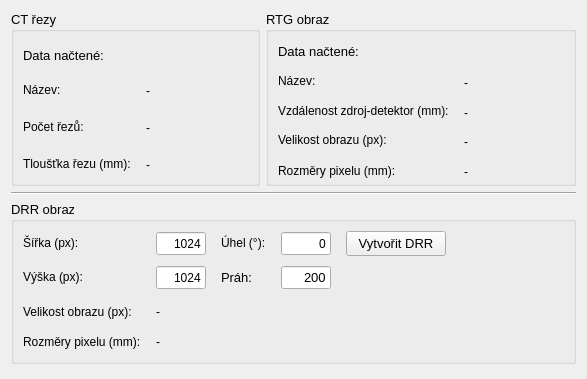
<?xml version="1.0" encoding="UTF-8"?>
<ui version="4.0">
 <class>win_drr_gen</class>
 <widget class="QWidget" name="win_drr_gen">
  <property name="geometry">
   <rect>
    <x>0</x>
    <y>0</y>
    <width>587</width>
    <height>379</height>
   </rect>
  </property>
  <property name="windowTitle">
   <string>Vytvořit DRR obraz</string>
  </property>
  <property name="layoutDirection">
   <enum>Qt::LeftToRight</enum>
  </property>
  <layout class="QGridLayout" name="gridLayout_5">
   <item row="1" column="0" colspan="2">
    <widget class="Line" name="line">
     <property name="orientation">
      <enum>Qt::Horizontal</enum>
     </property>
    </widget>
   </item>
   <item row="0" column="0">
    <widget class="QGroupBox" name="gbo_ct_info">
     <property name="maximumSize">
      <size>
       <width>16777215</width>
       <height>175</height>
      </size>
     </property>
     <property name="font">
      <font>
       <pointsize>10</pointsize>
      </font>
     </property>
     <property name="title">
      <string>CT řezy</string>
     </property>
     <property name="alignment">
      <set>Qt::AlignLeading|Qt::AlignLeft|Qt::AlignTop</set>
     </property>
     <property name="flat">
      <bool>false</bool>
     </property>
     <property name="checkable">
      <bool>false</bool>
     </property>
     <layout class="QGridLayout" name="gridLayout_2">
      <property name="sizeConstraint">
       <enum>QLayout::SetDefaultConstraint</enum>
      </property>
      <property name="bottomMargin">
       <number>0</number>
      </property>
      <property name="horizontalSpacing">
       <number>15</number>
      </property>
      <property name="verticalSpacing">
       <number>10</number>
      </property>
      <item row="5" column="0">
       <widget class="QLabel" name="lab_slice_thickness">
        <property name="minimumSize">
         <size>
          <width>0</width>
          <height>20</height>
         </size>
        </property>
        <property name="maximumSize">
         <size>
          <width>16777215</width>
          <height>20</height>
         </size>
        </property>
        <property name="font">
         <font>
          <pointsize>9</pointsize>
         </font>
        </property>
        <property name="text">
         <string>Tloušťka řezu (mm):</string>
        </property>
       </widget>
      </item>
      <item row="3" column="0">
       <widget class="QLabel" name="lab_slice_count">
        <property name="minimumSize">
         <size>
          <width>0</width>
          <height>20</height>
         </size>
        </property>
        <property name="maximumSize">
         <size>
          <width>16777215</width>
          <height>20</height>
         </size>
        </property>
        <property name="font">
         <font>
          <pointsize>9</pointsize>
         </font>
        </property>
        <property name="text">
         <string>Počet řezů:</string>
        </property>
       </widget>
      </item>
      <item row="2" column="0">
       <widget class="QLabel" name="lab_ct_name">
        <property name="minimumSize">
         <size>
          <width>0</width>
          <height>20</height>
         </size>
        </property>
        <property name="maximumSize">
         <size>
          <width>16777215</width>
          <height>20</height>
         </size>
        </property>
        <property name="font">
         <font>
          <pointsize>9</pointsize>
         </font>
        </property>
        <property name="text">
         <string>Název:</string>
        </property>
       </widget>
      </item>
      <item row="0" column="0">
       <widget class="QLabel" name="lab_ct_loaded">
        <property name="minimumSize">
         <size>
          <width>0</width>
          <height>20</height>
         </size>
        </property>
        <property name="maximumSize">
         <size>
          <width>16777215</width>
          <height>20</height>
         </size>
        </property>
        <property name="font">
         <font>
          <pointsize>10</pointsize>
         </font>
        </property>
        <property name="text">
         <string>Data načtené:</string>
        </property>
       </widget>
      </item>
      <item row="2" column="1" colspan="2">
       <widget class="QLabel" name="labm_ct_name">
        <property name="minimumSize">
         <size>
          <width>100</width>
          <height>23</height>
         </size>
        </property>
        <property name="maximumSize">
         <size>
          <width>16777215</width>
          <height>23</height>
         </size>
        </property>
        <property name="font">
         <font>
          <pointsize>9</pointsize>
         </font>
        </property>
        <property name="text">
         <string>-</string>
        </property>
       </widget>
      </item>
      <item row="3" column="1" colspan="2">
       <widget class="QLabel" name="labm_slice_count">
        <property name="minimumSize">
         <size>
          <width>100</width>
          <height>23</height>
         </size>
        </property>
        <property name="maximumSize">
         <size>
          <width>16777215</width>
          <height>23</height>
         </size>
        </property>
        <property name="font">
         <font>
          <pointsize>9</pointsize>
         </font>
        </property>
        <property name="text">
         <string>-</string>
        </property>
       </widget>
      </item>
      <item row="5" column="1" colspan="2">
       <widget class="QLabel" name="labm_slice_thickness">
        <property name="minimumSize">
         <size>
          <width>100</width>
          <height>23</height>
         </size>
        </property>
        <property name="maximumSize">
         <size>
          <width>16777215</width>
          <height>23</height>
         </size>
        </property>
        <property name="font">
         <font>
          <pointsize>9</pointsize>
         </font>
        </property>
        <property name="text">
         <string>-</string>
        </property>
       </widget>
      </item>
      <item row="0" column="2">
       <spacer name="horizontalSpacer">
        <property name="orientation">
         <enum>Qt::Horizontal</enum>
        </property>
        <property name="sizeHint" stdset="0">
         <size>
          <width>40</width>
          <height>20</height>
         </size>
        </property>
       </spacer>
      </item>
      <item row="0" column="1">
       <widget class="QLabel" name="labm_ct_loaded">
        <property name="minimumSize">
         <size>
          <width>20</width>
          <height>20</height>
         </size>
        </property>
        <property name="maximumSize">
         <size>
          <width>20</width>
          <height>20</height>
         </size>
        </property>
        <property name="text">
         <string/>
        </property>
        <property name="scaledContents">
         <bool>true</bool>
        </property>
        <property name="alignment">
         <set>Qt::AlignCenter</set>
        </property>
       </widget>
      </item>
     </layout>
    </widget>
   </item>
   <item row="2" column="0" colspan="2">
    <widget class="QGroupBox" name="gbo_drr_info">
     <property name="maximumSize">
      <size>
       <width>16777215</width>
       <height>200</height>
      </size>
     </property>
     <property name="font">
      <font>
       <pointsize>10</pointsize>
      </font>
     </property>
     <property name="title">
      <string>DRR obraz</string>
     </property>
     <layout class="QGridLayout" name="gridLayout">
      <property name="horizontalSpacing">
       <number>15</number>
      </property>
      <property name="verticalSpacing">
       <number>10</number>
      </property>
      <item row="2" column="0" colspan="7">
       <spacer name="verticalSpacer_4">
        <property name="orientation">
         <enum>Qt::Vertical</enum>
        </property>
        <property name="sizeHint" stdset="0">
         <size>
          <width>20</width>
          <height>40</height>
         </size>
        </property>
       </spacer>
      </item>
      <item row="5" column="0">
       <widget class="QLabel" name="lab_drr_pixel_spacing">
        <property name="maximumSize">
         <size>
          <width>16777215</width>
          <height>20</height>
         </size>
        </property>
        <property name="font">
         <font>
          <pointsize>9</pointsize>
         </font>
        </property>
        <property name="text">
         <string>Rozměry pixelu (mm):</string>
        </property>
        <property name="wordWrap">
         <bool>false</bool>
        </property>
       </widget>
      </item>
      <item row="0" column="6">
       <spacer name="horizontalSpacer_3">
        <property name="orientation">
         <enum>Qt::Horizontal</enum>
        </property>
        <property name="sizeHint" stdset="0">
         <size>
          <width>40</width>
          <height>20</height>
         </size>
        </property>
       </spacer>
      </item>
      <item row="4" column="1" colspan="3">
       <widget class="QLabel" name="labm_drr_size">
        <property name="minimumSize">
         <size>
          <width>60</width>
          <height>20</height>
         </size>
        </property>
        <property name="maximumSize">
         <size>
          <width>16777215</width>
          <height>23</height>
         </size>
        </property>
        <property name="font">
         <font>
          <pointsize>9</pointsize>
         </font>
        </property>
        <property name="text">
         <string>-</string>
        </property>
       </widget>
      </item>
      <item row="5" column="1" colspan="3">
       <widget class="QLabel" name="labm_drr_pixel_spacing">
        <property name="minimumSize">
         <size>
          <width>60</width>
          <height>20</height>
         </size>
        </property>
        <property name="maximumSize">
         <size>
          <width>16777215</width>
          <height>23</height>
         </size>
        </property>
        <property name="font">
         <font>
          <pointsize>9</pointsize>
         </font>
        </property>
        <property name="text">
         <string>-</string>
        </property>
       </widget>
      </item>
      <item row="0" column="4" colspan="2">
       <widget class="QPushButton" name="pbu_gen_button">
        <property name="minimumSize">
         <size>
          <width>100</width>
          <height>25</height>
         </size>
        </property>
        <property name="maximumSize">
         <size>
          <width>100</width>
          <height>25</height>
         </size>
        </property>
        <property name="font">
         <font>
          <pointsize>10</pointsize>
         </font>
        </property>
        <property name="text">
         <string>Vytvořit DRR</string>
        </property>
       </widget>
      </item>
      <item row="0" column="2">
       <widget class="QLabel" name="lab_drr_angle">
        <property name="maximumSize">
         <size>
          <width>16777215</width>
          <height>20</height>
         </size>
        </property>
        <property name="font">
         <font>
          <pointsize>9</pointsize>
         </font>
        </property>
        <property name="text">
         <string>Úhel (°):</string>
        </property>
       </widget>
      </item>
      <item row="4" column="0">
       <widget class="QLabel" name="lab_drr_size">
        <property name="maximumSize">
         <size>
          <width>16777215</width>
          <height>20</height>
         </size>
        </property>
        <property name="font">
         <font>
          <pointsize>9</pointsize>
         </font>
        </property>
        <property name="text">
         <string>Velikost obrazu (px):</string>
        </property>
       </widget>
      </item>
      <item row="0" column="1">
       <widget class="QLineEdit" name="led_drr_width">
        <property name="minimumSize">
         <size>
          <width>50</width>
          <height>23</height>
         </size>
        </property>
        <property name="maximumSize">
         <size>
          <width>50</width>
          <height>23</height>
         </size>
        </property>
        <property name="font">
         <font>
          <pointsize>9</pointsize>
         </font>
        </property>
        <property name="inputMask">
         <string/>
        </property>
        <property name="text">
         <string>1024</string>
        </property>
        <property name="frame">
         <bool>true</bool>
        </property>
        <property name="alignment">
         <set>Qt::AlignRight|Qt::AlignTrailing|Qt::AlignVCenter</set>
        </property>
        <property name="dragEnabled">
         <bool>false</bool>
        </property>
        <property name="readOnly">
         <bool>false</bool>
        </property>
        <property name="placeholderText">
         <string/>
        </property>
        <property name="cursorMoveStyle">
         <enum>Qt::LogicalMoveStyle</enum>
        </property>
        <property name="clearButtonEnabled">
         <bool>false</bool>
        </property>
       </widget>
      </item>
      <item row="1" column="0">
       <widget class="QLabel" name="lab_drr_height">
        <property name="maximumSize">
         <size>
          <width>16777215</width>
          <height>20</height>
         </size>
        </property>
        <property name="font">
         <font>
          <pointsize>9</pointsize>
         </font>
        </property>
        <property name="text">
         <string>Výška (px):</string>
        </property>
       </widget>
      </item>
      <item row="1" column="3">
       <widget class="QLineEdit" name="led_drr_threshold">
        <property name="minimumSize">
         <size>
          <width>50</width>
          <height>23</height>
         </size>
        </property>
        <property name="maximumSize">
         <size>
          <width>50</width>
          <height>23</height>
         </size>
        </property>
        <property name="cursor">
         <cursorShape>IBeamCursor</cursorShape>
        </property>
        <property name="text">
         <string>200</string>
        </property>
        <property name="alignment">
         <set>Qt::AlignRight|Qt::AlignTrailing|Qt::AlignVCenter</set>
        </property>
       </widget>
      </item>
      <item row="1" column="2">
       <widget class="QLabel" name="lab_drr_threshold">
        <property name="maximumSize">
         <size>
          <width>16777215</width>
          <height>20</height>
         </size>
        </property>
        <property name="text">
         <string>Práh:</string>
        </property>
       </widget>
      </item>
      <item row="0" column="0">
       <widget class="QLabel" name="lab_drr_width">
        <property name="maximumSize">
         <size>
          <width>16777215</width>
          <height>20</height>
         </size>
        </property>
        <property name="font">
         <font>
          <pointsize>9</pointsize>
         </font>
        </property>
        <property name="text">
         <string>Šířka (px):</string>
        </property>
       </widget>
      </item>
      <item row="0" column="3">
       <widget class="QLineEdit" name="led_drr_angle">
        <property name="minimumSize">
         <size>
          <width>50</width>
          <height>23</height>
         </size>
        </property>
        <property name="maximumSize">
         <size>
          <width>50</width>
          <height>23</height>
         </size>
        </property>
        <property name="font">
         <font>
          <pointsize>9</pointsize>
         </font>
        </property>
        <property name="text">
         <string>0</string>
        </property>
        <property name="alignment">
         <set>Qt::AlignRight|Qt::AlignTrailing|Qt::AlignVCenter</set>
        </property>
       </widget>
      </item>
      <item row="1" column="1">
       <widget class="QLineEdit" name="led_drr_height">
        <property name="minimumSize">
         <size>
          <width>50</width>
          <height>23</height>
         </size>
        </property>
        <property name="maximumSize">
         <size>
          <width>50</width>
          <height>23</height>
         </size>
        </property>
        <property name="font">
         <font>
          <pointsize>9</pointsize>
         </font>
        </property>
        <property name="text">
         <string>1024</string>
        </property>
        <property name="alignment">
         <set>Qt::AlignRight|Qt::AlignTrailing|Qt::AlignVCenter</set>
        </property>
        <property name="dragEnabled">
         <bool>true</bool>
        </property>
        <property name="cursorMoveStyle">
         <enum>Qt::VisualMoveStyle</enum>
        </property>
       </widget>
      </item>
     </layout>
    </widget>
   </item>
   <item row="0" column="1">
    <widget class="QGroupBox" name="gbo_xray_info">
     <property name="maximumSize">
      <size>
       <width>16777215</width>
       <height>175</height>
      </size>
     </property>
     <property name="font">
      <font>
       <pointsize>10</pointsize>
      </font>
     </property>
     <property name="title">
      <string>RTG obraz</string>
     </property>
     <layout class="QGridLayout" name="gridLayout_3">
      <property name="bottomMargin">
       <number>0</number>
      </property>
      <property name="horizontalSpacing">
       <number>15</number>
      </property>
      <property name="verticalSpacing">
       <number>10</number>
      </property>
      <item row="4" column="0" colspan="2">
       <widget class="QLabel" name="lab_xray_size">
        <property name="minimumSize">
         <size>
          <width>0</width>
          <height>20</height>
         </size>
        </property>
        <property name="maximumSize">
         <size>
          <width>16777215</width>
          <height>20</height>
         </size>
        </property>
        <property name="font">
         <font>
          <pointsize>9</pointsize>
         </font>
        </property>
        <property name="text">
         <string>Velikost obrazu (px):</string>
        </property>
       </widget>
      </item>
      <item row="3" column="0" colspan="2">
       <widget class="QLabel" name="lab_xray_sdd">
        <property name="minimumSize">
         <size>
          <width>0</width>
          <height>20</height>
         </size>
        </property>
        <property name="maximumSize">
         <size>
          <width>16777215</width>
          <height>20</height>
         </size>
        </property>
        <property name="font">
         <font>
          <pointsize>9</pointsize>
         </font>
        </property>
        <property name="text">
         <string>Vzdálenost zdroj-detektor (mm):</string>
        </property>
        <property name="wordWrap">
         <bool>false</bool>
        </property>
        <property name="margin">
         <number>0</number>
        </property>
       </widget>
      </item>
      <item row="0" column="3">
       <spacer name="horizontalSpacer_2">
        <property name="orientation">
         <enum>Qt::Horizontal</enum>
        </property>
        <property name="sizeHint" stdset="0">
         <size>
          <width>40</width>
          <height>20</height>
         </size>
        </property>
       </spacer>
      </item>
      <item row="2" column="2" colspan="2">
       <widget class="QLabel" name="labm_xray_name">
        <property name="minimumSize">
         <size>
          <width>100</width>
          <height>23</height>
         </size>
        </property>
        <property name="maximumSize">
         <size>
          <width>16777215</width>
          <height>23</height>
         </size>
        </property>
        <property name="font">
         <font>
          <pointsize>9</pointsize>
         </font>
        </property>
        <property name="text">
         <string>-</string>
        </property>
       </widget>
      </item>
      <item row="3" column="2" colspan="2">
       <widget class="QLabel" name="labm_xray_sdd">
        <property name="minimumSize">
         <size>
          <width>100</width>
          <height>23</height>
         </size>
        </property>
        <property name="maximumSize">
         <size>
          <width>16777215</width>
          <height>23</height>
         </size>
        </property>
        <property name="font">
         <font>
          <pointsize>9</pointsize>
         </font>
        </property>
        <property name="text">
         <string>-</string>
        </property>
       </widget>
      </item>
      <item row="4" column="2" colspan="2">
       <widget class="QLabel" name="labm_xray_size">
        <property name="minimumSize">
         <size>
          <width>100</width>
          <height>23</height>
         </size>
        </property>
        <property name="maximumSize">
         <size>
          <width>16777215</width>
          <height>23</height>
         </size>
        </property>
        <property name="font">
         <font>
          <pointsize>9</pointsize>
         </font>
        </property>
        <property name="text">
         <string>-</string>
        </property>
       </widget>
      </item>
      <item row="5" column="2" rowspan="2" colspan="2">
       <widget class="QLabel" name="labm_xray_pixel_spacing">
        <property name="minimumSize">
         <size>
          <width>100</width>
          <height>23</height>
         </size>
        </property>
        <property name="maximumSize">
         <size>
          <width>16777215</width>
          <height>23</height>
         </size>
        </property>
        <property name="font">
         <font>
          <pointsize>9</pointsize>
         </font>
        </property>
        <property name="text">
         <string>-</string>
        </property>
       </widget>
      </item>
      <item row="5" column="0" rowspan="2" colspan="2">
       <widget class="QLabel" name="lab_xray_pixel_spacing">
        <property name="minimumSize">
         <size>
          <width>0</width>
          <height>20</height>
         </size>
        </property>
        <property name="maximumSize">
         <size>
          <width>16777215</width>
          <height>20</height>
         </size>
        </property>
        <property name="font">
         <font>
          <pointsize>9</pointsize>
         </font>
        </property>
        <property name="text">
         <string>Rozměry pixelu (mm):</string>
        </property>
       </widget>
      </item>
      <item row="2" column="0" colspan="2">
       <widget class="QLabel" name="lab_xray_name">
        <property name="minimumSize">
         <size>
          <width>0</width>
          <height>20</height>
         </size>
        </property>
        <property name="maximumSize">
         <size>
          <width>16777215</width>
          <height>20</height>
         </size>
        </property>
        <property name="font">
         <font>
          <pointsize>9</pointsize>
         </font>
        </property>
        <property name="text">
         <string>Název:</string>
        </property>
       </widget>
      </item>
      <item row="0" column="0" colspan="2">
       <widget class="QLabel" name="lab_xray_loaded">
        <property name="minimumSize">
         <size>
          <width>0</width>
          <height>20</height>
         </size>
        </property>
        <property name="maximumSize">
         <size>
          <width>16777215</width>
          <height>20</height>
         </size>
        </property>
        <property name="font">
         <font>
          <pointsize>10</pointsize>
          <bold>false</bold>
         </font>
        </property>
        <property name="text">
         <string>Data načtené:</string>
        </property>
       </widget>
      </item>
      <item row="0" column="2">
       <widget class="QLabel" name="labm_xray_loaded">
        <property name="minimumSize">
         <size>
          <width>20</width>
          <height>20</height>
         </size>
        </property>
        <property name="maximumSize">
         <size>
          <width>20</width>
          <height>20</height>
         </size>
        </property>
        <property name="text">
         <string/>
        </property>
        <property name="scaledContents">
         <bool>true</bool>
        </property>
        <property name="alignment">
         <set>Qt::AlignCenter</set>
        </property>
       </widget>
      </item>
     </layout>
    </widget>
   </item>
   <item row="3" column="0" colspan="2">
    <spacer name="verticalSpacer_3">
     <property name="orientation">
      <enum>Qt::Vertical</enum>
     </property>
     <property name="sizeHint" stdset="0">
      <size>
       <width>20</width>
       <height>40</height>
      </size>
     </property>
    </spacer>
   </item>
  </layout>
 </widget>
 <tabstops>
  <tabstop>led_drr_width</tabstop>
  <tabstop>led_drr_height</tabstop>
  <tabstop>led_drr_angle</tabstop>
  <tabstop>led_drr_threshold</tabstop>
  <tabstop>pbu_gen_button</tabstop>
 </tabstops>
 <resources/>
 <connections/>
</ui>
